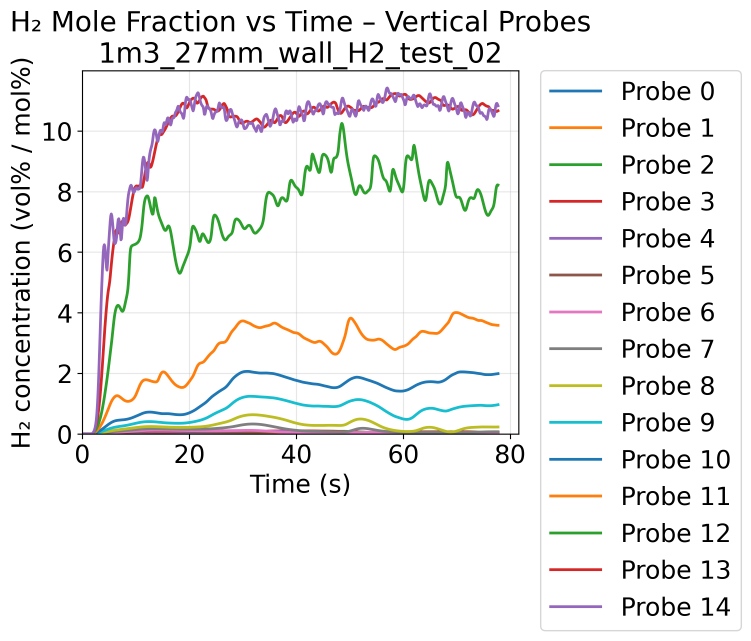
#> input picture 1m3_27mm_wall_H2_test_02/postProcessing/probes_H2_vertical/0/H2_mole_fraction_vertical.png, 2253 x 1922 px (shown at 1/3 size)
$ python crop_snapshots_2m3.py ../1m3_27mm_wall_H2_test_02/postProcessing/probes_H2_vertical/0
#> lines starting #> are read from the running program, lines starting #| are printed output that depends on the picture
"""
crop_snapshots_2m3.py — Crop edges from 2 m³ enclosure ParaView snapshot PNGs.

Image size: 3000×4000 px (portrait orientation).

Crop defaults (pixels):
    top    = 418   (removes white space + time label + ceiling strip artifacts)
    bottom = 737   (~10 px below domain bottom, removes white gap + colorbar)
    left   = 240   (~10 px margin)
    right  = 241   (~10 px margin)

Usage:
    python3 crop_snapshots_2m3.py <input_dir> [options]

    Crops all *.png files in <input_dir> and writes results to
    <input_dir>/cropped/ by default.

Examples:
    python3 crop_snapshots_2m3.py ../2m3_27mm_wall_H2_test_56/H2_vol_con
    python3 crop_snapshots_2m3.py ../2m3_4mm_wall_H2_test_72/H2_vol_con --top 350
"""

import argparse
import os
import sys
from pathlib import Path
from PIL import Image


def parse_args():
    parser = argparse.ArgumentParser(
        description="Crop edges from 2 m³ enclosure ParaView snapshot PNGs."
    )
    parser.add_argument("input_dir", help="Directory containing PNG snapshots")
    parser.add_argument("--top",     type=int, default=418,
                        help="Pixels to crop from top (default: 418 — removes white space + time label + ceiling strips)")
    parser.add_argument("--bottom",  type=int, default=737,
                        help="Pixels to crop from bottom (default: 737 — removes colorbar + white gap, ~10 px margin)")
    parser.add_argument("--left",    type=int, default=240,
                        help="Pixels to crop from left (default: 240 — ~10 px margin)")
    parser.add_argument("--right",   type=int, default=241,
                        help="Pixels to crop from right (default: 241 — ~10 px margin)")
    parser.add_argument("--inplace", action="store_true",
                        help="Overwrite originals instead of writing to cropped/ subfolder")
    parser.add_argument("--suffix",  default="",
                        help="Suffix to append to output filenames (ignored with --inplace)")
    return parser.parse_args()


def crop_image(src_path, dst_path, top, bottom, left, right):
#> called with top = 418, bottom = 737, left = 240, right = 241
    img = Image.open(src_path)
#> img is the input picture: PIL image 2253x1922 RGBA; mean R, G, B, A 240, 240, 239.3, 255
    w, h = img.size
#> w = 2253; h = 1922
    box = (left, top, w - right if right else w, h - bottom if bottom else h)
#> box = (240, 418, 2012, 1185)
    cropped = img.crop(box)
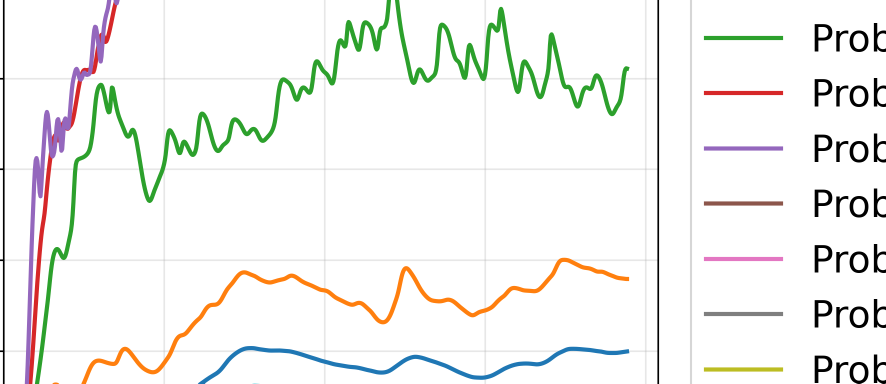
#> cropped: PIL image 1772x767 RGBA (shown at 1/2 size); mean R, G, B, A 241.9, 242.7, 239.8, 255
    cropped.save(dst_path)
    return img.size, cropped.size


def main():
    args = parse_args()
    input_dir = Path(args.input_dir).resolve()

    if not input_dir.is_dir():
        sys.exit(f"ERROR: not a directory: {input_dir}")

    pngs = sorted(input_dir.glob("*.png"))
    if not pngs:
        sys.exit(f"ERROR: no PNG files found in {input_dir}")

    if args.inplace:
        out_dir = input_dir
    else:
        out_dir = input_dir / "cropped"
        out_dir.mkdir(exist_ok=True)

    print(f"Input : {input_dir}  ({len(pngs)} PNG files)")
    print(f"Output: {out_dir}")
    print(f"Crop  : top={args.top}  bottom={args.bottom}  left={args.left}  right={args.right}")
    print()

    for src in pngs:
        stem = src.stem + args.suffix if not args.inplace else src.stem
        dst  = out_dir / (stem + ".png")
        orig_size, new_size = crop_image(src, dst, args.top, args.bottom, args.left, args.right)
#> orig_size = (2253, 1922); new_size = (1772, 767)
        print(f"  {src.name}  {orig_size[0]}×{orig_size[1]} → {new_size[0]}×{new_size[1]}  →  {dst.name}")
#|   H2_mole_fraction_vertical.png  2253×1922 → 1772×767  →  H2_mole_fraction_vertical.png

    print(f"\nDone. {len(pngs)} image(s) cropped.")


if __name__ == "__main__":
    main()
